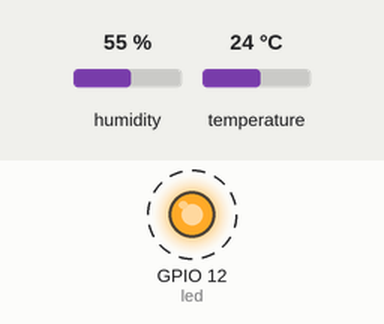
Simulated run of this program. Board: ESP8266 board running MicroPython. Parts: output pins drawn as LEDs (lit = HIGH). Dashed ring = blinking. Inputs (shaded band) come from the test bench; at power-on: humidity 55 %, temperature 24 °C. What the program prints to the serial console is not drawn.

Above: at 0.5 s.
Timing chart, 0 to 4.6 s (numbered marks = the images above):
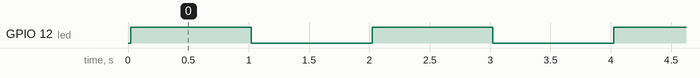

Measured:
- by itself, GPIO 12 (led): alternates HIGH for 1.0 s and LOW for 1.0 s

The program:

fist_hello.py
```python
from machine import Pin
import dht
from time import sleep
from machine import ADC

led = Pin(12,Pin.OUT)
p_dht = Pin(4,Pin.OPEN_DRAIN)
d = dht.DHT11(p_dht)
d.measure()
print("温度",d.temperature(),"℃")
print("湿度",d.humidity(),"%")
adc = ADC(0)
bat = adc.read()
bat = bat/1024*5.7
print("电压",bat,"V")
while 1:
   led.on()
   sleep(1)
   led.off()
   sleep(1)
```
